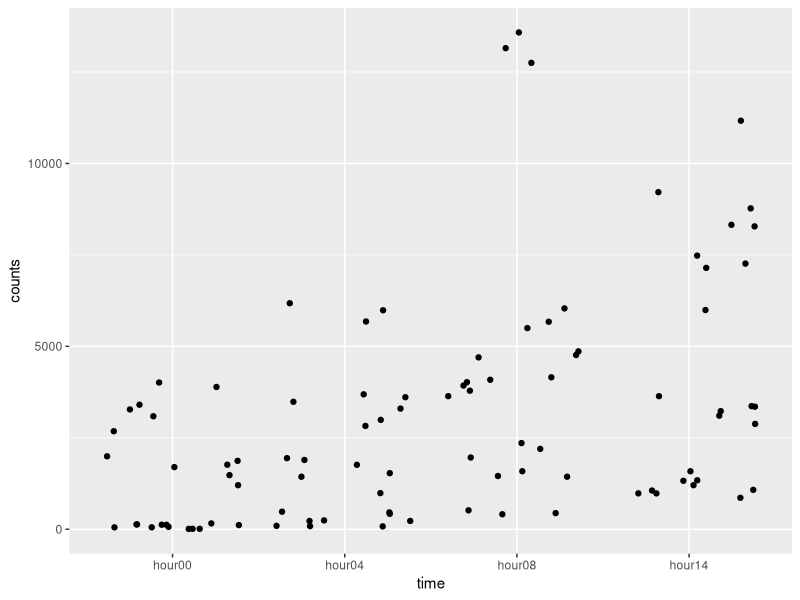
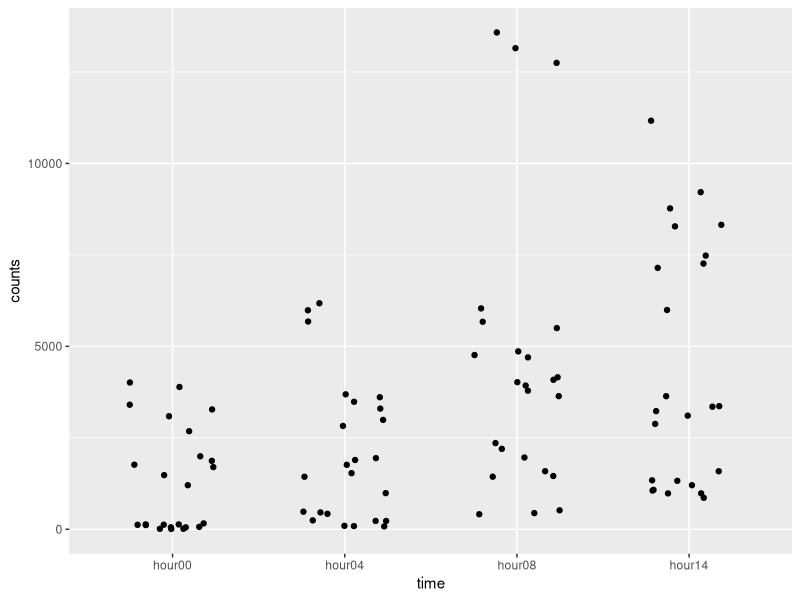
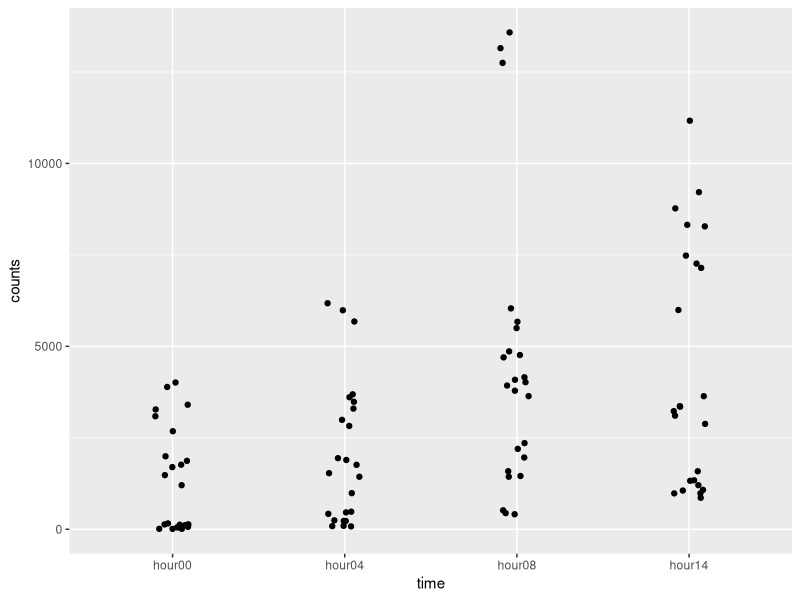
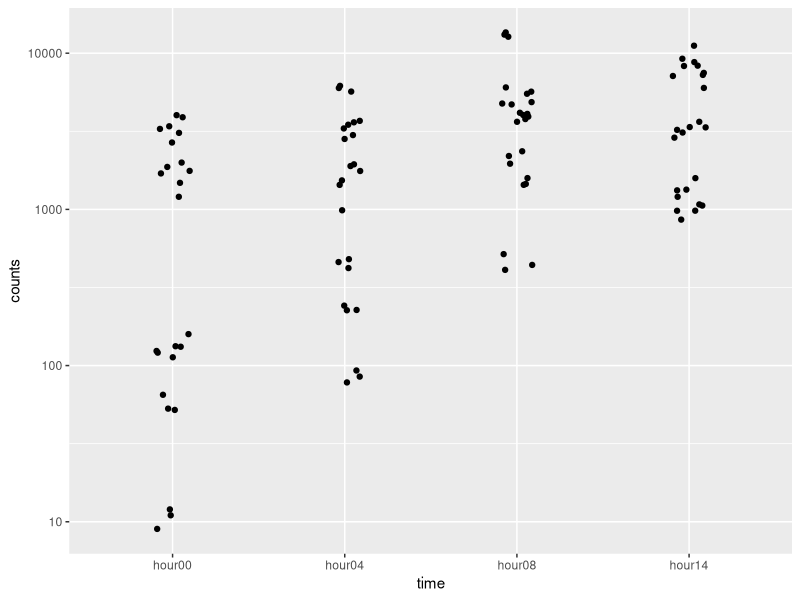
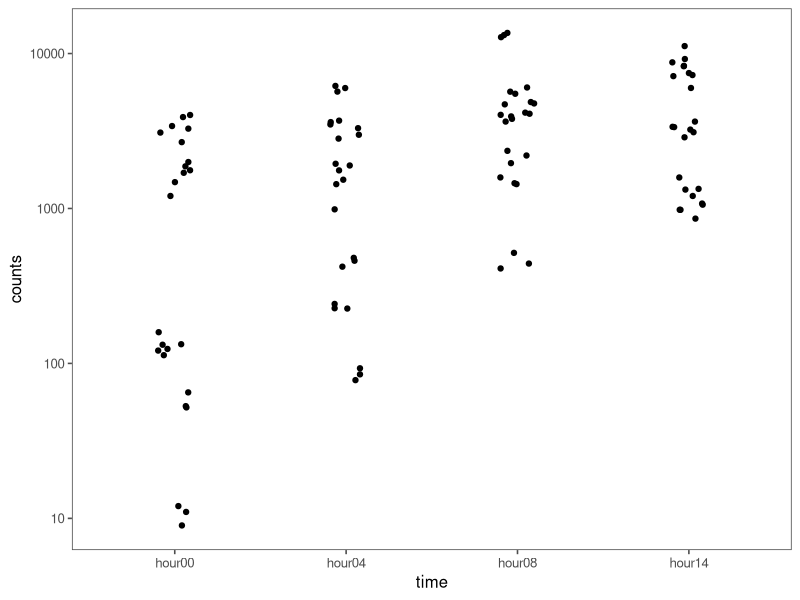
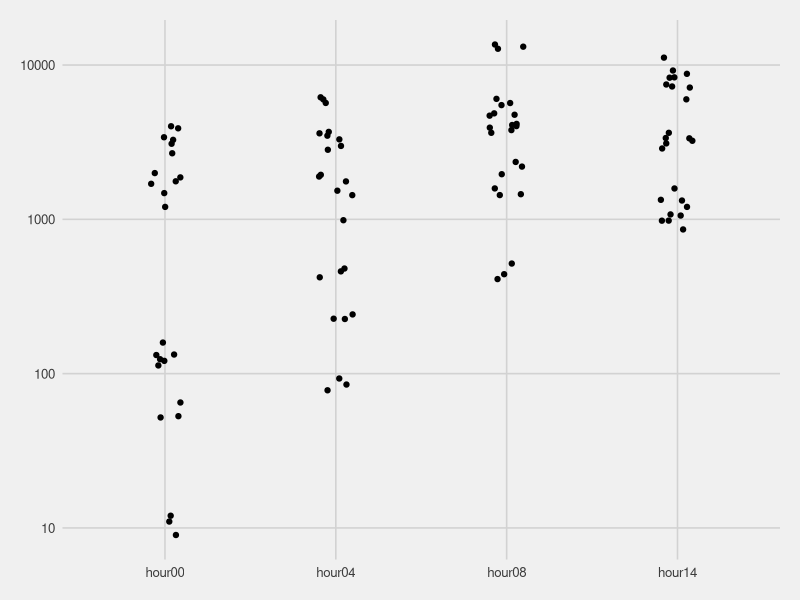
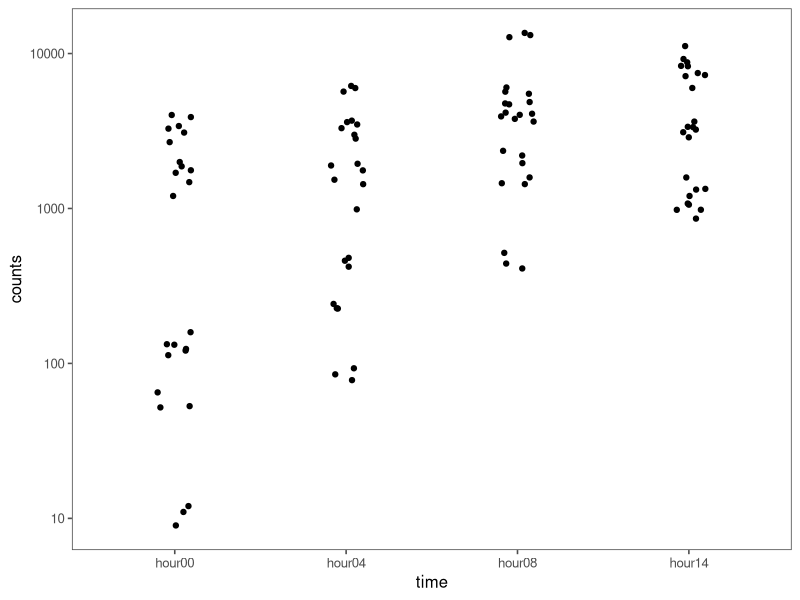
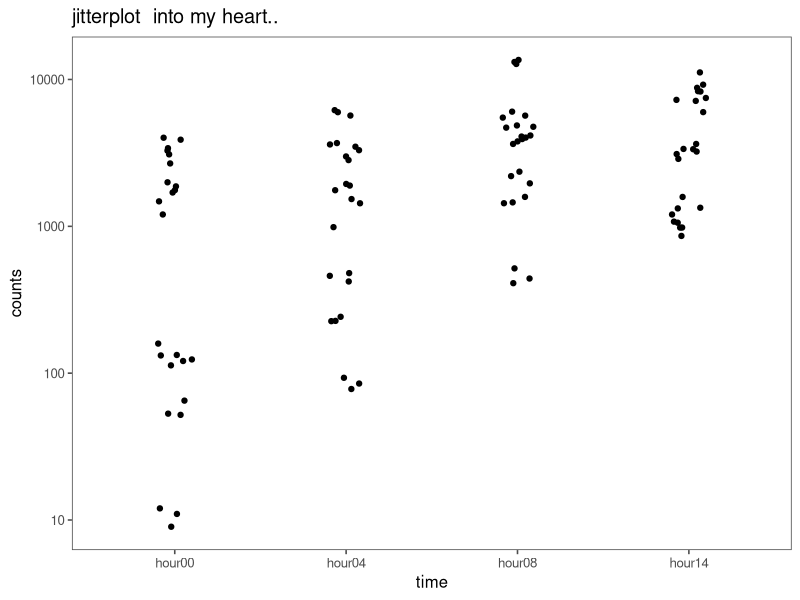

The R script that drew these images, in order: (Note: this script raises an error after producing the figures.)
## ---- chunk 1
knitr::opts_chunk$set(echo = TRUE, eval = TRUE)
## ---- chunk 2


# We need to load all the libraries we think are needed for this exercise.
library(here) # setting wdir
library(tidyverse) # data-warngling
library(reshape2) # converting data from wide-to-long and long-to-wide
library(ggplot2) # plotting
library(ggthemes) # pretty plotting themes
library(scales) # nice annotating of x/y axes in plots
# install.packages("cowplot")
library(cowplot) # nice plots
## ---- chunk 3

# set your working directory
setwd("~/Documents/molb7910-master/")

# read in dux data
dux_data <- read_csv(file ="3-class3/data/input/data_transcript.csv")

# remove the first column of `dux_data`
dux_data <- dux_data[,-1]

# let's see what is in dux data
names(dux_data)

# sum of counts for all transcrips of a given gene
dux_gene <- dux_data %>% select(hgnc_symbol, dux4_target, hour00_rep1:hour14_rep3) %>% group_by(hgnc_symbol,dux4_target) %>% summarise_all(funs(sum))


# let's log transform all counts data
# dux_log <- dux_gene %>%  mutate_at(.funs = funs(log = log10(. + 1)), .vars = vars(hour00_rep1:hour14_rep3)) %>% select(hgnc_symbol, dux4_target, hour00_rep1_log:hour14_rep3_log)


# ok now lets convert from wide-to-long
long_dux <- melt(dux_gene)
colnames(long_dux) <- c("gene","target","time","counts")

# i want a column for time and a separate one for replicate
long_dux_plot <- long_dux %>% separate(col = time, into = c("time","rep"))


## ---- chunk 4
# we will use long_dux_plot, let's take a peak
head(long_dux_plot)

# basic plot
ggplot(data = long_dux_plot, aes(x = time, y = counts )) +  # `data` is 'long_dux_plot', `x` is 'time', `y` is 'counts'
  geom_jitter() # `geom` is 'geom_jitter()'

# tighten jitter
ggplot(data = long_dux_plot, aes(x = time, y = counts )) +  # `data` is 'long_dux_plot', `x` is 'time', `y` is 'counts'
  geom_jitter(width = 0.25) # `geom` is 'geom_jitter()'

# tighten jitter more - ahhh, thats better!
ggplot(data = long_dux_plot, aes(x = time, y = counts )) +  # `data` is 'long_dux_plot', `x` is 'time', `y` is 'counts'
  geom_jitter(width = 0.1) # `geom` is 'geom_jitter()'

# let's log that y-axis
ggplot(data = long_dux_plot, aes(x = time, y = counts)) +  # `data` is 'long_dux_plot', `x` is 'time', `y` is 'counts'
  geom_jitter(width = 0.1) + # `geom` is 'geom_jitter()'
  scale_y_log10() # make y-axis log10

# Neel has been so patient, let's make him happy and change the theme
ggplot(data = long_dux_plot, aes(x = time, y = counts)) +  # `data` is 'long_dux_plot', `x` is 'time', `y` is 'counts'
  geom_jitter(width = 0.1) + # `geom` is 'geom_jitter()'
  scale_y_log10() + # make y-axis log10
  theme_few() # my go-to theme

# sooo many themes
ggplot(data = long_dux_plot, aes(x = time, y = counts)) +  # `data` is 'long_dux_plot', `x` is 'time', `y` is 'counts'
  geom_jitter(width = 0.1) + # `geom` is 'geom_jitter()'
  scale_y_log10() + # make y-axis log10
  theme_fivethirtyeight() # hard not to like Nate Silver + Co.


# Neel has been so patient, let's make him happy and change the theme
ggplot(data = long_dux_plot, aes(x = time, y = counts)) +  # `data` is 'long_dux_plot', `x` is 'time', `y` is 'counts'
  geom_jitter(width = 0.1) + # `geom` is 'geom_jitter()'
  scale_y_log10() + # make y-axis log10
  theme_few() # my go-to theme

# let's be good scientists and add a title
ggplot(data = long_dux_plot, aes(x = time, y = counts)) +  # `data` is 'long_dux_plot', `x` is 'time', `y` is 'counts'
  geom_jitter(width = 0.1) + # `geom` is 'geom_jitter()'
  scale_y_log10() + # make y-axis log10
  theme_few() + # my go-to theme
  ggtitle("jitterplot  into my heart..") # title


# how to modify axis labels
ggplot(data = long_dux_plot, aes(x = time, y = counts)) +  # `data` is 'long_dux_plot', `x` is 'time', `y` is 'counts'
  geom_jitter(width = 0.1) + # `geom` is 'geom_jitter()'
  scale_y_log10() + # make y-axis log10
  theme_few() + # my go-to theme
  ggtitle("jitterplot  into my heart..") + # title
  ylab(label = "I love counts") + # my new y-axis name
  xlab(label = "Hear DUX4 Roar")  # my new x-axis name

# now let's color by the dux4 target
ggplot(data = long_dux_plot, aes(x = time, y = counts, color = target)) +  # `data` is 'long_dux_plot', `x` is 'time', `y` is 'counts', `color` by 'target'
  geom_jitter(width = 0.1) + # `geom` is 'geom_jitter()'
  scale_y_log10() + # make y-axis log10
  theme_few() + # my go-to theme
  ggtitle("jitterplot  into my heart..") + # title
  ylab(label = "I love counts") + # my new y-axis name
  xlab(label = "Hear DUX4 Roar")  # my new x-axis name

# not bad, but which genes are which!!
ggplot(data = long_dux_plot, aes(x = time, y = counts, color = target, shape = gene)) +  # `data` is 'long_dux_plot', `x` is 'time', `y` is 'counts', `color` by 'target', `shape` is 'gene'
  geom_jitter(width = 0.1) + # `geom` is 'geom_jitter()'
  scale_y_log10() + # make y-axis log10
  theme_few() + # my go-to theme
  ggtitle("jitterplot  into my heart..") + # title
  ylab(label = "I love counts") + # my new y-axis name
  xlab(label = "Hear DUX4 Roar")  # my new x-axis name

# ggplot was displeased because it doesn't have enough shapes!!
# let's swap target and gene
ggplot(data = long_dux_plot, aes(x = time, y = counts, color = gene, shape = target)) +  # `data` is 'long_dux_plot', `x` is 'time', `y` is 'counts', `color` by 'target', `shape` is 'gene'
  geom_jitter(width = 0.1) + # `geom` is 'geom_jitter()'
  scale_y_log10() + # make y-axis log10
  theme_few() + # my go-to theme
  ggtitle("jitterplot  into my heart..") + # title
  ylab(label = "I love counts") + # my new y-axis name
  xlab(label = "Hear DUX4 Roar")  # my new x-axis name



# this is annoying to look at
## ---- chunk 5
# time for a new powerful trick called the `facet-wrap`
# but before we do this let's talk about making ggplot2 objects
# lets take the second to last plot we made and assign it to `p`

p_target <- ggplot(data = long_dux_plot, aes(x = time, y = counts, color = target)) +  # `data` is 'long_dux_plot', `x` is 'time', `y` is 'counts', `color` by 'target'
  geom_jitter(width = 0.1) + # `geom` is 'geom_jitter()'
  scale_y_log10() + # make y-axis log10
  theme_few() + # my go-to theme
  ggtitle("jitterplot  into my heart..") + # title
  ylab(label = "I love counts") + # my new y-axis name
  xlab(label = "Hear DUX4 Roar")  # my new x-axis name

p_target # prints plot

names(p_target) # what is in the object?

p_target$data # i can get the data back

p_target$mapping # my aesthetics

p_target$theme # that is way too much stuff!

p_target$labels # i see my labels


# remember 'p-target'
p_target

# let's say I want to make a separate `p_target`  plot for each gene
p_target + facet_wrap(gene ~ .) # `facet_wrap` gene 

# let's fix x-axis
p_target + facet_wrap(~gene) + # `facet_wrap` by gene 
  theme(axis.text.x = element_text(angle = 60, hjust = 1)) # angle 60 degree

p_target + facet_wrap(~target) + # `facet_wrap` by target 
  theme(axis.text.x = element_text(angle = 60, hjust = 1)) # angle 60 degree

p_target + facet_wrap(target~gene) + # `facet_wrap` target by gene
  theme(axis.text.x = element_text(angle = 60, hjust = 1)) # angle 60 degree


p_gene <- ggplot(data = long_dux_plot, aes(x = time, y = counts, color = gene)) +  # `data` is 'long_dux_plot', `x` is 'time', `y` is 'counts', `color` by gene
  geom_jitter(width = 0.1) + # `geom` is 'geom_jitter()'
  scale_y_log10() + # make y-axis log10
  theme_few() + # my go-to theme
  ggtitle("jitterplot  into my heart..") + # title
  ylab(label = "I love counts") + # my new y-axis name
  xlab(label = "Hear DUX4 Roar")  # my new x-axis name

p_gene_target <- p_gene + facet_wrap(~target) + # `facet_wrap` target 
  theme(axis.text.x = element_text(angle = 60, hjust = 1)) # angle 60 degree
p_target_gene <- p_target + facet_wrap(~gene) + # `facet_wrap` by gene 
  theme(axis.text.x = element_text(angle = 60, hjust = 1)) # angle 60 degree


# Now we make a figure!
p_final <- plot_grid(p_gene_target, p_target_gene, labels = c("A","B"), nrow = 2)

# Let's save some plots!

save_plot(filename = "3-class3/images/target_gene_plot.png", plot = p_target_gene, base_width = 6, base_height = 4)

save_plot(filename = "3-class3/images/gene_target_plot.png", plot = p_gene_target, base_width = 4, base_height = 3)


save_plot(filename = "3-class3/images/final_plot.png", plot = p_final, base_width = 8, base_height = 8)
## ---- chunk 6
sessionInfo()
